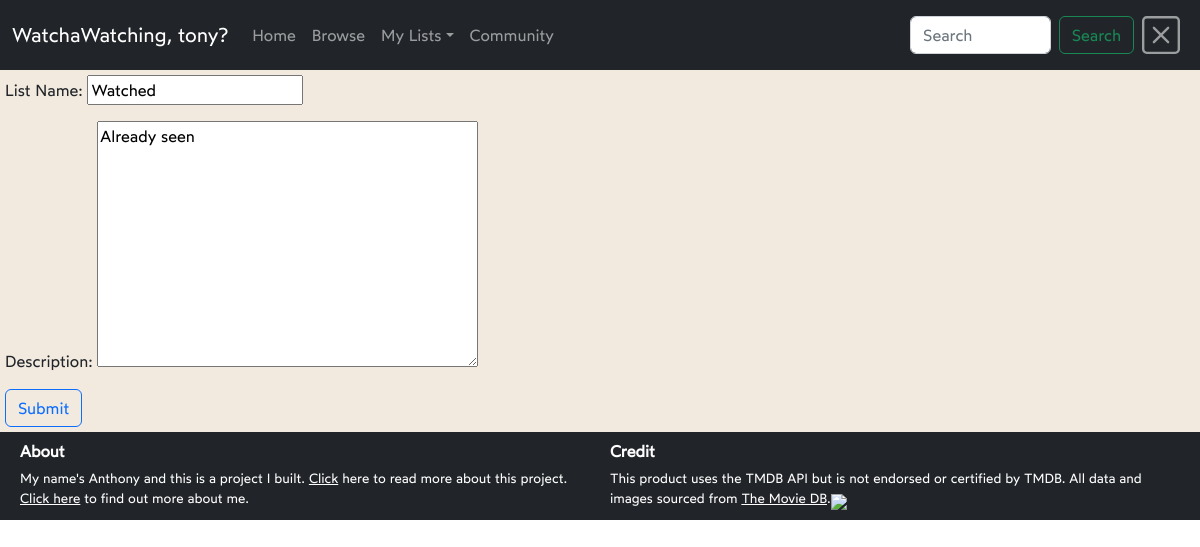
The page /watching/editlist/Watched (signed in) on the database its author committed.
### watching/models.py (models this page shows)
class User(AbstractUser):
    pass

class List(models.Model):
    name = models.CharField(max_length=200)
    description = models.TextField(blank=True)
    owner = models.ForeignKey(User, on_delete=models.CASCADE, related_name='mylists')

### watching/views.py (the view)
# urls.py: path('editlist/<str:name>', views.editlist, name='editlist'),
def editlist(request, name):
    if request.method == 'POST':
        id = request.POST['id']
        listname = request.POST['name']
        user = request.user
        description = request.POST['description']
        list = List.objects.get(pk=id)
        list.name = listname
        list.description = description
        list.save()
        return HttpResponseRedirect(reverse('viewlist', args=[list.owner.pk, list.name]))
    else:
        check = listCheck(request.user, name)
        if check:
            list = List.objects.filter(owner=request.user).get(name=name)
            form = ListForm(instance=list)
            return render(request, 'watching/editlist.html', {'form': form, 'id': list.pk, 'name': list.name})
        else:
            return render(request, 'watching/viewlist.html', {'message': 'This list does not exist'})
    pass

### watching/forms.py
class ListForm(ModelForm):
    class Meta:
        model = List
        fields = ['name', 'description']
        labels = {
            'name': _('List Name'),
            'description': _('Description')
        }

### watching/helpers.py (called while the page is built)
def listCheck(owner, list):
    check = List.objects.filter(owner=owner).filter(name=list).count()
    if check > 0:
        return True
    else:
        return False

### watching/templates/watching/editlist.html (shortened to what this page needs)
{% extends "layout.html" %}
{% load static %}
{% block body %}
  <div>
    <form action="{% url 'editlist' name %}" method="POST">
      {{ form.as_p }}
      <button class="btn btn-outline-primary">Submit</button>
    </form>
  </div>
{% endblock %}

### FinalProject/templates/layout.html (shortened to what this page needs)
{% load static %}
<!DOCTYPE html>
<html lang="en">
  <head>
    <link href="https://cdn.jsdelivr.net/npm/bootstrap@5.2.2/dist/css/bootstrap.min.css" rel="stylesheet">
    <link rel="stylesheet" href="https://cdn.jsdelivr.net/npm/bootstrap-icons@1.10.2/font/bootstrap-icons.css">
    <link href="{% static 'watching/styles.css' %}" rel="stylesheet">
  </head>
  <body>
    <nav class="navbar navbar-dark navbar-expand-sm bg-dark">
      <div class="container-fluid">
        <a class="navbar-brand" href="{% url 'index' %}">
          {% if user.is_authenticated %}
            WatchaWatching, {{user.username}}?
          {% else %}
            WatchaWatching?
          {% endif %}
        </a>
        <div class="collapse navbar-collapse" id="navbarNavAltMarkup">
          <ul class="navbar-nav mynav">
            <li><a {% block nav-home-class %}class="nav-link"{% endblock %} aria-current="page" href="{% url 'index' %}">Home</a></li>
            <li><a {% block nav-browse-class %}class="nav-link"{% endblock %} href="{% url 'browse' %}">Browse</a></li>
            {% if user.is_authenticated %}
              <li class="nav-item dropdown">
                <a class="nav-link dropdown-toggle" href="#" role="button" data-bs-toggle="dropdown" aria-expanded="false">My Lists</a>
              </li>
              <li><a {% block nav-com-class %}class="nav-link"{% endblock %} href="{% url 'friends-index' %}">Community</a></li>
            {% else %}
              <li><a class="nav-link" href="{% url 'login' %}">Login</a></li>
              <li><a class="nav-link" href="{% url 'register' %}">Register</a></li>
            {% endif %}
            </ul>
            <form class="d-flex" role="search" action="{% url 'search' %}" method="GET" id="searchform">
              <input class="form-control me-2" type="search" id="search" name="query" placeholder="Search" aria-label="Search" value="{% block searchterm %}{% endblock %}">
              <button class="btn btn-outline-success" type="submit">Search</button>
            </form>
            <ul class="navbar-nav">
              <li>
                <a class="nav-link" href="{% url 'logout' %}" title="Logout">
                </a>
              </li>
            </ul>
        </div>
      </div>
    </nav>
    <div class="bodyblock">
      {% block body %}
      {% endblock %}
    </div>
    <footer class="Footer">
      <div class="footerSection">
        <h6>About</h6>
        My name's Anthony and this is a project I built. <a href="{% url 'about' %}">Click</a> here to read more about this project.
        <a href="https://www.anthonypasnello.com">Click here</a> to find out more about me.
      </div>
      <div class="footerSection">
        <h6>Credit</h6>
        This product uses the TMDB API but is not endorsed or certified by TMDB. All data and images sourced from <a href="https://www.themoviedb.org">The Movie DB</a>.<span><a href="https://www.themoviedb.org"><img src="https://www.themoviedb.org/assets/2/v4/logos/v2/blue_square_2-d537fb228cf3ded904ef09b136fe3fec72548ebc1fea3fbbd1ad9e36364db38b.svg" id="TMDBlogo"></a></span>
      </div>
    </footer>
  </body>
</html>

### watching/static/watching/styles.css (style rules this page uses)
body { font-family: Wotfard, 'Open Sans', sans-serif; display: flex; flex-direction:column; gap: 0px; }
nav.navbar { position: -webkit-sticky; position: sticky; top: 0; z-index: 1000; }
.bodyblock { padding: 5px; background-color: #e9dbc997; flex-basis: 100%; }
.mynav { width: 100%; }
#searchform { float: inline-end; margin-left: auto; margin-top: auto; margin-bottom: auto; }
.Footer { background-color: rgb(33, 37, 41); color: #fefefe; padding: 10px 10px; display: flex; flex-direction: row; }
#TMDBlogo { max-height: 2em; max-width: 100px; }
.footerSection { width: 50%; padding: 0 10px; font-size: smaller; }
.footerSection h6 { font-weight: 700; }
.footerSection a { color: #fefefe; }

### rows shown on the page
User: username "tony"
List: name "Watched", description "Already seen"
